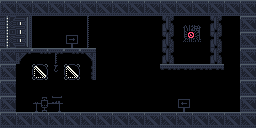

A level layout from a 2D game, rendered from its tile map. Below: a short description, then the map file with its tile-grid data intact:
An orthogonal 16x8 tile map with 16x16 px tiles, 2 tile layers (Background 1, Foreground 1).

<map version="1.0" tiledversion="1.1.5" orientation="orthogonal" renderorder="right-down" width="16" height="8" tilewidth="16" tileheight="16" infinite="0" nextobjectid="1">
 <tileset firstgid="1" name="industrial" tilewidth="16" tileheight="16" tilecount="1024" columns="32">
  <image source="industrial.png" width="512" height="512" />
 </tileset>
 <layer name="Background 1" width="16" height="8">
  <data encoding="csv">
0,0,0,0,0,0,0,0,0,0,0,0,0,0,0,0,
0,0,0,0,0,97,0,0,0,0,116,449,450,116,0,0,
0,0,0,0,147,97,0,0,0,0,116,481,482,116,0,0,
0,0,0,97,0,0,0,0,0,0,116,0,0,116,0,0,
0,0,342,129,342,0,0,0,0,0,0,0,0,0,0,0,
0,0,0,0,0,0,0,0,0,0,0,0,0,0,0,0,
0,0,274,275,0,0,0,0,0,0,0,179,0,0,0,0,
0,0,0,0,0,0,0,0,0,0,0,0,0,0,0,0
</data>
 </layer>
 <layer name="Foreground 1" width="16" height="8">
  <data encoding="csv">
13,13,13,13,13,13,13,13,13,13,13,13,13,13,13,13,
201,202,0,0,0,0,0,0,0,0,0,0,0,0,0,13,
233,234,0,0,0,0,0,0,0,0,0,0,0,0,0,13,
13,120,80,112,80,119,0,0,0,0,0,0,0,0,0,13,
13,0,0,0,0,17,0,0,0,0,19,19,19,19,0,13,
13,0,0,0,0,0,0,0,0,0,0,0,0,0,0,13,
13,0,0,0,0,0,0,0,0,0,0,0,0,0,0,13,
13,13,13,13,13,13,13,13,13,13,13,13,13,13,13,13
</data>
 </layer>
</map>